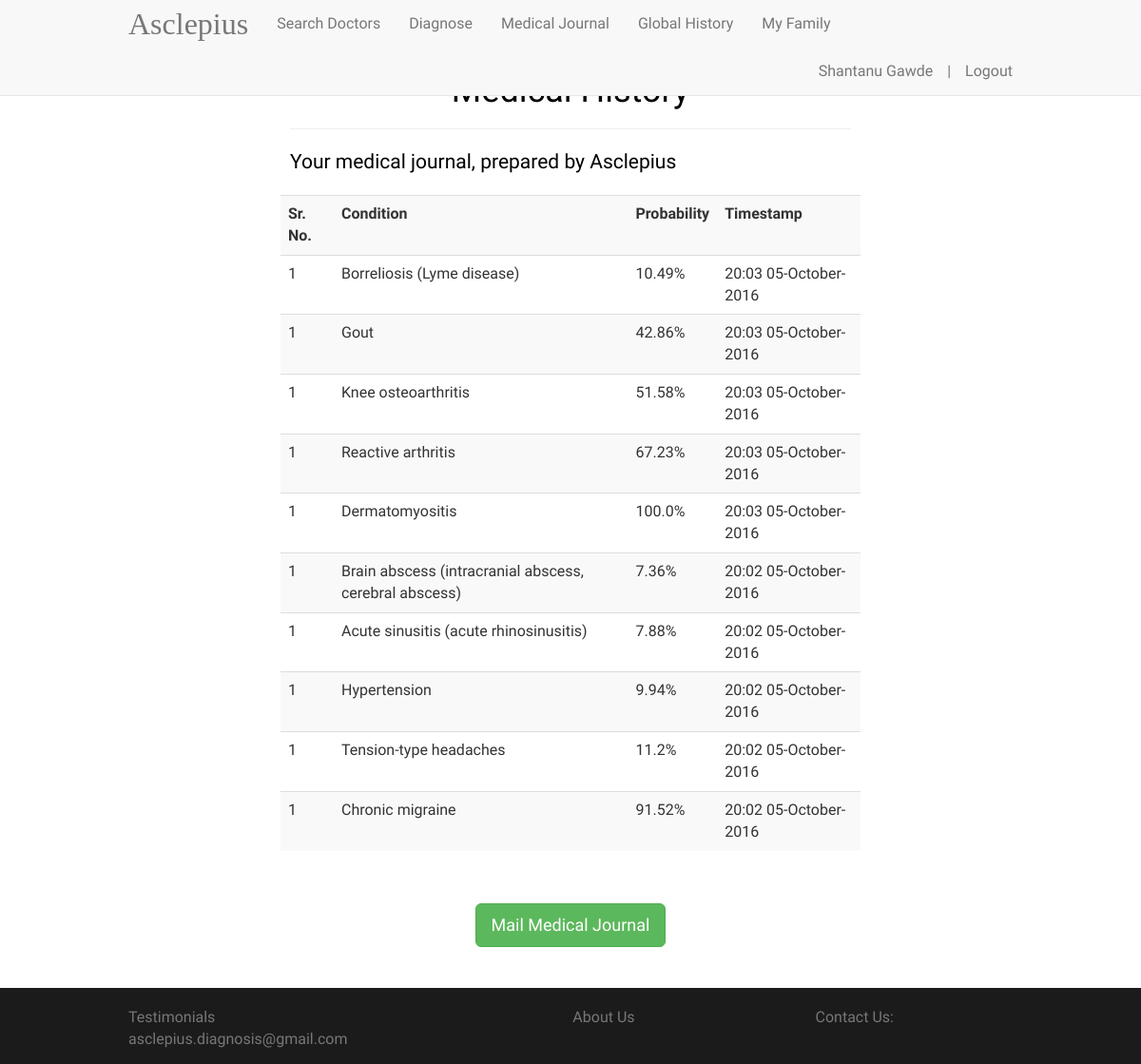
The app's page /conditionhistory (signed in) with its own data.
### app/models.py (models this page shows, shortened)
class User(UserMixin, db.Model):
    __tablename__ = 'users'
    id = db.Column(db.Integer, primary_key=True)
    name = db.Column(db.String(120))
    age = db.Column(db.Integer)
    email = db.Column(db.String(120), unique=True, index=True)
    gender = db.Column(db.String(120))
    locality = db.Column(db.String(120))
    risks = db.relationship('Risk',
                            secondary=riskuser,
                            backref=db.backref('users', lazy='dynamic'),
                            lazy='dynamic')
    mylog = db.relationship('UserConditionHistory', backref=db.backref('users'), order_by='desc(UserConditionHistory.timestamp)')
    password_hash = db.Column(db.String(128))
    family_id = db.Column(db.Integer, default=0)
    @property
    def password(self):
        raise AttributeError('password is not a readable attribute')
    def get_conditionlog(self):
        return self.mylog

class UserConditionHistory(db.Model):
    __tablename__ = 'userconditionhistory'
    id = db.Column(db.Integer, primary_key=True)
    user_id = db.Column(db.Integer, db.ForeignKey('users.id'))
    condition_id = db.Column(db.String, db.ForeignKey('conditions.id'))
    timestamp = db.Column(db.DateTime)
    probability = db.Column(db.Float)
    logged_condition = db.relationship('Condition', backref=db.backref('conditions'))

class Condition(db.Model):
    __tablename__ = 'conditions'
    id = db.Column(db.String(30), primary_key=True)
    name = db.Column(db.String(360))
    symptoms = db.relationship('Symptom',
                               secondary=globalhistory,
                               backref=db.backref('conditions', lazy='dynamic'),
                               lazy='dynamic')

### app/views.py (the view, shortened to what this page needs)
@app.route('/conditionhistory', methods=['GET', 'POST'])
@login_required
def conditionhistory():
    form = ConditionHistoryForm()
    g.mymessage = ""
    return render_template('conditionhistory.html', conditions=g.user.get_conditionlog(), form=form)

### app/forms.py
class ConditionHistoryForm(Form):
    cond = HiddenField('cond')

### app/models.py (called while the page is built)
@login_manager.user_loader
def load_user(user_id):
    return User.query.get(int(user_id))

### app/views.py (called while the page is built)
@app.before_request
def before_request():
    g.user = current_user

### app/templates/conditionhistory.html (shortened to what this page needs)
{% extends "base.html" %}
{% block content %}
<div class="container" style="padding-top: 3%; display: none">
     <form action="" method="post" name="conditionhistory">
    <div class="col-md-8 col-md-offset-2" style="color: black">
        <div class="page-header">
            <h1 style="text-align: center">Medical History</h1>
        </div>
        {% if conditions|length > 0 %}
        <p class="lead" style="margin-top: 20px">Your medical journal, prepared by Asclepius</p>
        {% else %}
        <p class="lead" style="margin-top: 20px">No conditions diagnosed yet</p>
        {% endif %}
    </div>
    <div class="row">
        <div class="col-md-8 col-md-offset-2" style="padding-bottom:20px">
            {% if conditions|length > 0 %}
            <table class="table table-striped table-hover">
                {% set count = 1 %}
            <tr>
                <th>Sr. No.</th>
                <th>Condition</th>
                <th>Probability</th>
                <th>Timestamp</th>
            </tr>
            {% for condition in conditions %}
                <tr>
                    <td>{{ count }}</td>
                    <td>{{ condition.logged_condition.name }}</td>
                    <td>{{ condition.probability }}%</td>
                    <td>{{ condition.timestamp.strftime('%H:%M %d-%B-%Y') }}</td>
                </tr>
                {% set count = count + 1 %}
            {% endfor %}
            </table>
            {% endif %}
        </div>
    </div>
    <div class="row" style="padding-top: 15px; margin-bottom: 40px; font-family: 'Josefin Sans', sans-serif; font-size: 16px;">
            <div align="center">
                    <input type="submit" class="btn btn-success btn-lg" value="Mail Medical Journal">
            </div>
    </div>
    </form>
</div>
{% endblock %}

### app/templates/base.html (shortened to what this page needs)
<!DOCTYPE html>
<html lang="en">
<head>
    <link rel="stylesheet" href="{{ url_for('static', filename='css/bootstrap.min.css') }}">
    <link rel="stylesheet" href="{{ url_for('static', filename='css/font-awesome.min.css') }}">
</head>
<body>
<nav class="navbar navbar-default navbar-fixed-top">
    <div class="container">
        <div class="navbar-header">
            <a class="navbar-brand" style="font-family: 'Cinzel', serif; font-size: 32px;"
               href="{{ url_for('index') }}">Asclepius</a>
        </div>
        <div class="collapse navbar-collapse" id="bs-example-navbar-collapse-1">
            {% if g.user.is_authenticated %}
            <ul class="nav navbar-nav">
                <li><a href="{{ url_for('searchdoctor') }}">Search Doctors</a></li>
                <li><a href="{{ url_for('searchphrases') }}">Diagnose</a></li>
                <li><a href="{{ url_for('conditionhistory') }}">Medical Journal</a></li>
                <li><a href="{{ url_for('globalhistory') }}">Global History</a></li>
                <li><a href="{{ url_for('family') }}">My Family</a></li>
            </ul>
            <ul class="nav navbar-nav navbar-right">
                <li><a style="padding-right:0px" disabled="disabled">{{ g.user.name }}</a></li>
                <li><a style="padding-right:0px" disabled="disabled">|</a></li>
                <li><a href="{{ url_for('logout') }}">Logout</a></li>
            </ul>
            {% endif %}
        </div>
    </div>
</nav>
{% block content %}{% endblock %}
<footer class="footer">
    <div class="container">
        <p class="text-muted"><a href="{{ url_for('testimonial') }}" style="text-decoration: inherit; color: inherit">Testimonials</a>
        <a href="{{ url_for('aboutus') }}" style="margin-left: 40%; text-decoration: inherit; color: inherit">About Us</a>
            <span style="margin-left: 20%">Contact Us: asclepius.diagnosis@gmail.com</span></p>
    </div>
</footer>
</body>
</html>

### records on screen
User: user.name "Shantanu Gawde"
UserConditionHistory: user "1", logged_condition.name "Borreliosis (Lyme disease)", probability "10.49", timestamp "20:03 05-October-2016"
UserConditionHistory: user "1", logged_condition.name "Gout", probability "42.86", timestamp "20:03 05-October-2016"
UserConditionHistory: user "1", logged_condition.name "Knee osteoarthritis", probability "51.58", timestamp "20:03 05-October-2016"
UserConditionHistory: user "1", logged_condition.name "Reactive arthritis", probability "67.23", timestamp "20:03 05-October-2016"
UserConditionHistory: user "1", logged_condition.name "Dermatomyositis", probability "100.0", timestamp "20:03 05-October-2016"
UserConditionHistory: user "1", logged_condition.name "Brain abscess (intracranial abscess, cerebral abscess)", probability "7.36", timestamp "20:02 05-October-2016"
UserConditionHistory: user "1", logged_condition.name "Acute sinusitis (acute rhinosinusitis)", probability "7.88", timestamp "20:02 05-October-2016"
UserConditionHistory: user "1", logged_condition.name "Hypertension", probability "9.94", timestamp "20:02 05-October-2016"
UserConditionHistory: user "1", logged_condition.name "Tension-type headaches", probability "11.2", timestamp "20:02 05-October-2016"
UserConditionHistory: count "1", logged_condition.name "Chronic migraine", probability "91.52", timestamp "20:02 05-October-2016"
